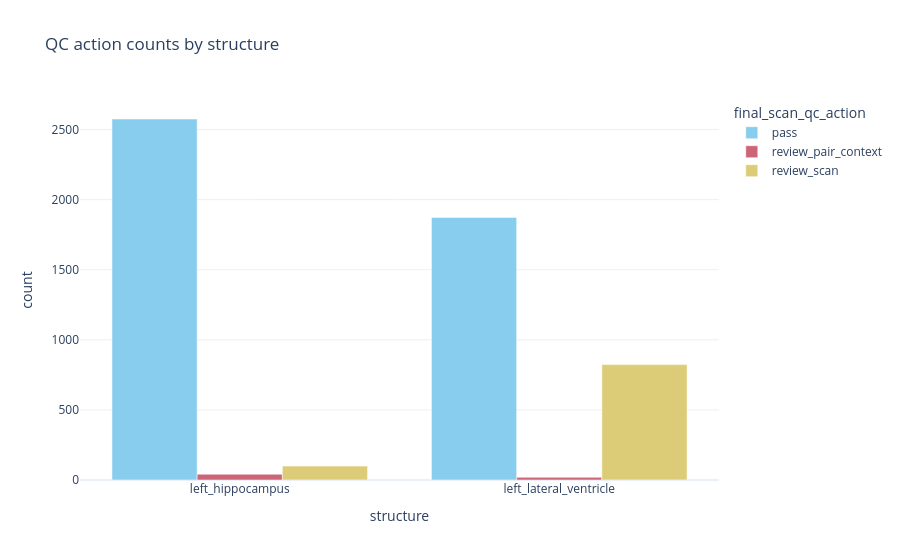

Here is the notebook cell this chart was saved with:
### Markdown cell above
## 1. Data integrity and mesh quality control

### Code cell
display(pd.DataFrame([{
    'scan records': qc_summary['scan_records'],
    'adjacent pairs': qc_summary['adjacent_pairs'],
    'strong flagged pairs': qc_summary['strong_flagged_pairs'],
    'scan actions': qc_summary['scan_actions'],
    'subject actions': qc_summary['subject_actions'],
}]))

qc_by_structure = (scan_qc.groupby(['structure', 'final_scan_qc_action']).size().rename('count').reset_index())
fig = px.bar(qc_by_structure, x='structure', y='count', color='final_scan_qc_action', barmode='group',
             title='QC action counts by structure', color_discrete_sequence=px.colors.qualitative.Safe)
fig.update_layout(template='plotly_white')
fig.show()

review_pairs = pair_qc.loc[pair_qc['any_pair_qc_flag']].sort_values('qc_score', ascending=False)
display(review_pairs.head(25))
display(Markdown(f"Interactive source/target overlays for top flagged pairs: [{qc_dir / 'index.html'}]({qc_dir / 'index.html'})"))

### Figure 1 — Plotly figure (JSON) as saved in the notebook; plotly's stock layout.template omitted (floating-point values rounded to 4 significant figures)
{"data": [{"alignmentgroup": "True", "hovertemplate": "final_scan_qc_action=pass<br>structure=%{x}<br>count=%{y}<extra></extra>", "legendgroup": "pass", "marker": {"color": "rgb(136, 204, 238)", "pattern": {"shape": ""}}, "name": "pass", "offsetgroup": "pass", "orientation": "v", "showlegend": true, "textposition": "auto", "type": "bar", "x": ["left_hippocampus", "left_lateral_ventricle"], "xaxis": "x", "y": [2575, 1873], "yaxis": "y"}, {"alignmentgroup": "True", "hovertemplate": "final_scan_qc_action=review_pair_context<br>structure=%{x}<br>count=%{y}<extra></extra>", "legendgroup": "review_pair_context", "marker": {"color": "rgb(204, 102, 119)", "pattern": {"shape": ""}}, "name": "review_pair_context", "offsetgroup": "review_pair_context", "orientation": "v", "showlegend": true, "textposition": "auto", "type": "bar", "x": ["left_hippocampus", "left_lateral_ventricle"], "xaxis": "x", "y": [41, 19], "yaxis": "y"}, {"alignmentgroup": "True", "hovertemplate": "final_scan_qc_action=review_scan<br>structure=%{x}<br>count=%{y}<extra></extra>", "legendgroup": "review_scan", "marker": {"color": "rgb(221, 204, 119)", "pattern": {"shape": ""}}, "name": "review_scan", "offsetgroup": "review_scan", "orientation": "v", "showlegend": true, "textposition": "auto", "type": "bar", "x": ["left_hippocampus", "left_lateral_ventricle"], "xaxis": "x", "y": [99, 823], "yaxis": "y"}], "layout": {"barmode": "group", "legend": {"title": {"text": "final_scan_qc_action"}, "tracegroupgap": 0}, "title": {"text": "QC action counts by structure"}, "xaxis": {"anchor": "y", "domain": [0, 1], "title": {"text": "structure"}}, "yaxis": {"anchor": "x", "domain": [0, 1], "title": {"text": "count"}}}}
